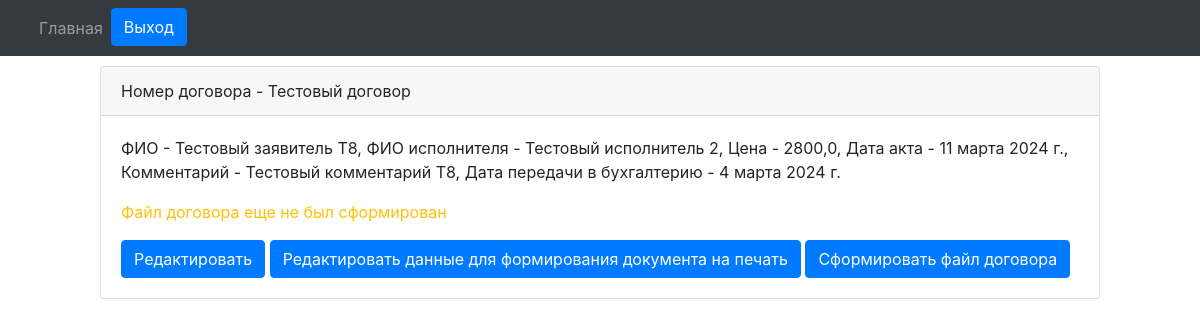
The page /paid_departure/filials/orders/order/9/ (signed in) on the database as committed earlier.
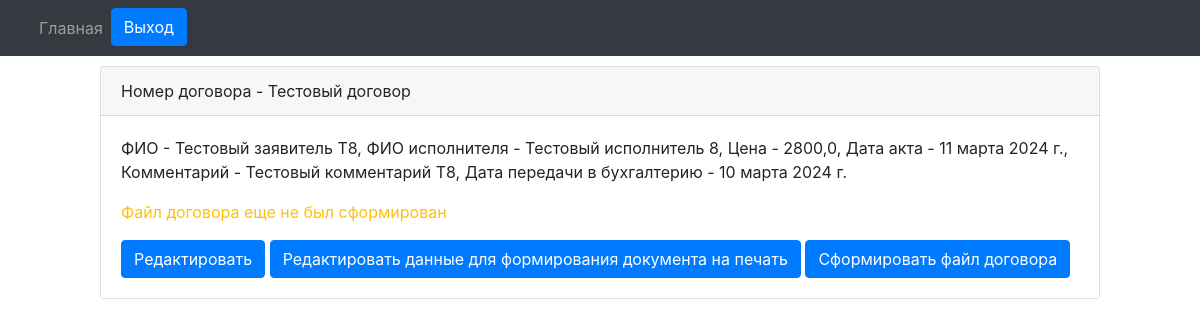
The same page on the database as committed later.
### engine/models.py (models this page shows, shortened)
class Reestr_oferts(models.Model):
    number_orders_vozm = models.CharField(max_length=20, blank=False, verbose_name='Номер договора возм.', db_index=True)
    fio = models.CharField(max_length=128, blank=False, verbose_name='ФИО')
    date_orders = models.DateField(auto_now_add=True, verbose_name='Дата договора')
    date_akt = models.DateField(auto_now_add=True, verbose_name='Дата акта')
    exicutor = models.ForeignKey(Exicuters, on_delete=models.PROTECT, verbose_name='Исполнитель')
    filial = models.ForeignKey(Filials, on_delete=models.PROTECT, verbose_name='Филиал')
    price = models.FloatField(max_length=10, verbose_name='Цена')
    date_buhgt = models.DateField(verbose_name='Дата передачи в бухгалтерию')
    comment = models.CharField(max_length=512, verbose_name='Комментарий', blank=True)

class Exicuters(models.Model):
    fio = models.CharField(max_length=128, blank=False, verbose_name='ФИО исполнителя')
    position_filial = models.CharField(max_length=128, blank=False, default='Администратор', verbose_name='Должность')
    filial = models.ForeignKey(Filials, on_delete=models.PROTECT, verbose_name='Филиал к котрому привязан исполнитель')
    def __str__(self):
        return self.fio

### engine/views.py (the view, shortened to what this page needs)
# urls.py: path('filials/orders/order/<int:id_order>/', get_order, name='get_order'),
@login_required
def get_order(request, id_order):
    if not request.user.has_perm('engine.view_reestr_oferts'):
        queryset = Reestr_oferts.objects.get(pk=id_order)
        filial = str(queryset.filial)
        user_filial = str(request.user.filial)
        if filial == user_filial:
            order = Reestr_oferts.objects.get(pk=id_order)
            import os
            filial = order.filial.directory
            folder_path = f"dox/{filial}"
            orders = Reestr_oferts.objects.filter(pk=id_order)
            files = tuple(orders.values_list('number_orders_vozm', flat=True))
            files_orders = [element + '.docx' for element in files]
            print(files_orders)
            ready_files = []
            if os.path.exists(folder_path):
                files = os.listdir(folder_path)
                for file in files_orders:
                    if file in files:
                        ready_files.append(file)
            print(ready_files)
        else:
            raise PermissionError
    context = {
        'order': order,
        'ready_files': ready_files
    }
    return render(request, 'orders/order.html', context=context)

### engine/models.py (called while the page is built)
    def __str__(self):
        return self.name

### engine/templates/orders/order.html (shortened to what this page needs)
{% extends "orders/base.html" %}
{% block nav %}{% include 'orders/nav.html' %}{% endblock %}
{% block content %}
<div class="card" style="margin: 10px 100px 10px 100px;">
    <div class="card-header">
      Номер договора - {{ order.number_orders_vozm }}
    </div>
    <div class="card-body">
      <p class="card-text">ФИО - {{ order.fio }}, ФИО исполнителя - {{ order.exicutor }}, Цена - {{ order.price }}, Дата акта - {{ order.date_akt }}, Комментарий - {{ order.comment }}, Дата передачи в бухгалтерию - {{ order.date_buhgt }}</p>
      {% if not ready_files %}
        <p class="text-warning">Файл договора еще не был сформирован</p>
      {% else %}
        <p class="text-primary">Файл договора был сформирован</p>
        <a class="btn btn-primary" href="{% url 'download_document' order.pk %}">Скачать документ</a>
      {% endif %}
      <a href="{% url 'edit_order' order.pk %}" class="btn btn-primary">Редактировать</a>
      {% if order.contract_data.reestr_oferts %}
        <a href="{% url 'edit_document' order.contract_data.id%}" class="btn btn-primary">Редактировать данные для формирования документа на печать</a>
        <a id="btn" href="{% url 'preview_docx' order.pk %}" class="btn btn-primary">Сформировать файл договора</a>
      {% else %}
        <a href="{% url 'create_document' order.pk %}" class="btn btn-primary">Заполнить данные для формирования документа на печать</a>
      {% endif %}
    </div>
  </div>
{% endblock %}

### engine/templates/orders/base.html (shortened to what this page needs)
{% load static %}
<!DOCTYPE html>
<html>
<head>
   <link rel="stylesheet" href="https://cdnjs.cloudflare.com/ajax/libs/datepicker/0.6.5/datepicker.min.css" />
  <link rel="stylesheet" href="https://stackpath.bootstrapcdn.com/bootstrap/4.1.3/css/bootstrap.min.css">
</head>
<body>
  {% block nav %}{% endblock %}
  <main>{% block content %}{% endblock %}</main>
</body>
</html>

### engine/templates/orders/nav.html (shortened to what this page needs)
<nav class="navbar navbar-expand-lg navbar-dark bg-dark">
    <div class="container-fluid">
      <div class="collapse navbar-collapse" id="navbarNavDropdown">
        <ul class="navbar-nav">
          <li class="nav-item">
            <a class="nav-link" aria-current="page" href="/main/">Главная</a>
          </li>
          {% if user.is_authenticated %}
          <li class="nav-item" >
            <form class="form-inline my-2 my-lg-0" method="post" action="/accounts/logout/">
              <button class="btn btn-primary my-2 my-sm-0" type="submit">Выход</button>
            </form>
          </li>
          {% endif %}
        </ul>
      </div>
    </div>
  </nav>

Rows that differ between the two databases and show on the page:
changed Reestr_oferts "Тестовый договор": exicutor "Тестовый исполнитель 2" → "Тестовый исполнитель 8"; date_buhgt "4 марта 2024 г." → "10 марта 2024 г."
